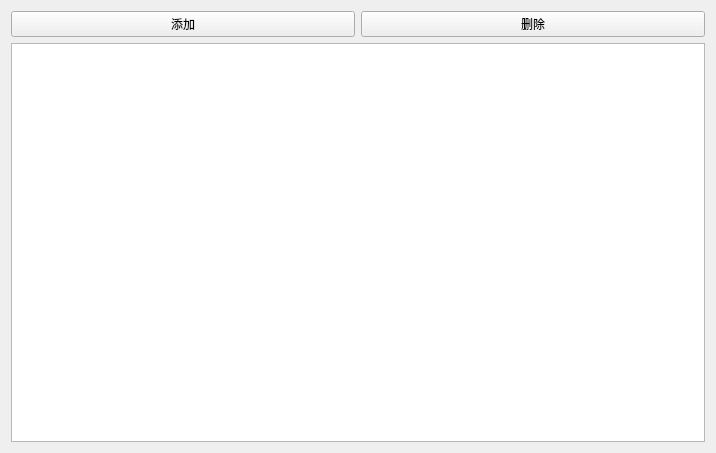
<?xml version="1.0" encoding="UTF-8"?>
<ui version="4.0">
 <class>FileForm</class>
 <widget class="QWidget" name="FileForm">
  <property name="geometry">
   <rect>
    <x>0</x>
    <y>0</y>
    <width>716</width>
    <height>453</height>
   </rect>
  </property>
  <property name="windowTitle">
   <string>Form</string>
  </property>
  <layout class="QVBoxLayout" name="verticalLayout">
   <item>
    <layout class="QHBoxLayout" name="horizontalLayout">
     <item>
      <widget class="QPushButton" name="pushButton_add">
       <property name="text">
        <string>添加</string>
       </property>
       <property name="icon">
        <iconset resource="image.qrc">
         <normaloff>:/new/icon/icon/添加.png</normaloff>:/new/icon/icon/添加.png</iconset>
       </property>
      </widget>
     </item>
     <item>
      <widget class="QPushButton" name="pushButton_del">
       <property name="text">
        <string>删除</string>
       </property>
       <property name="icon">
        <iconset resource="image.qrc">
         <normaloff>:/new/icon/icon/删除.png</normaloff>:/new/icon/icon/删除.png</iconset>
       </property>
      </widget>
     </item>
    </layout>
   </item>
   <item>
    <widget class="QTreeView" name="treeView"/>
   </item>
  </layout>
 </widget>
 <resources>
  <include location="image.qrc"/>
 </resources>
 <connections/>
</ui>
